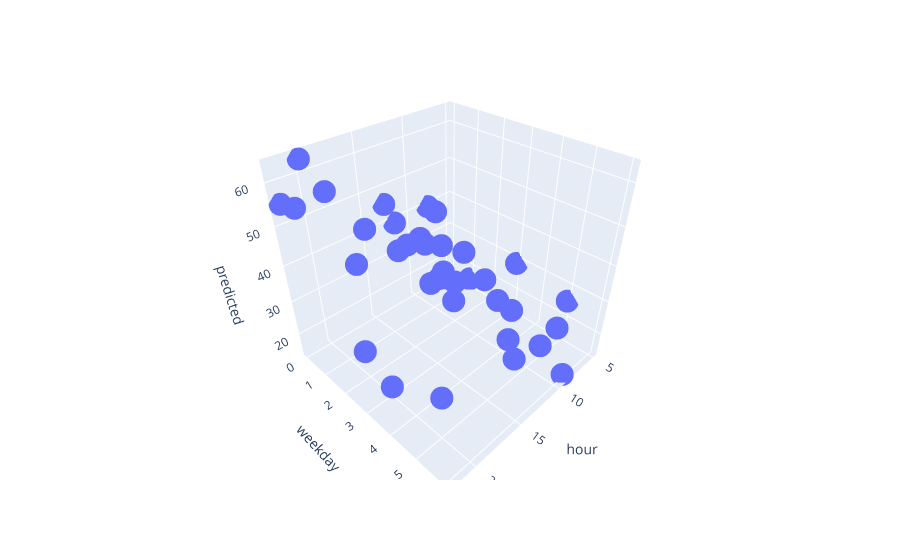

The code cell stored with this chart in its notebook:
### Markdown cell above
Using regressor.score, which is bigger is better, 1.0 best. If it predicted the mean every time it would get a 0.0, so we're 0.3 better than an average.

### Code cell
px.scatter_3d(test, x='hour', y='weekday', z='predicted')

### Figure 1 — Plotly figure (JSON) as saved in the notebook; plotly's stock layout.template omitted (floating-point values rounded to 4 significant figures)
{"data": [{"hovertemplate": "hour=%{x}<br>weekday=%{y}<br>predicted=%{z}<extra></extra>", "legendgroup": "", "marker": {"color": "#636efa", "symbol": "circle"}, "mode": "markers", "name": "", "scene": "scene", "showlegend": false, "type": "scatter3d", "x": [7, 12, 13, 21, 5, 9, 11, 13, 14, 20, 6, 9, 12, 13, 14, 19, 20, 5, 13, 14, 22, 9, 11, 16, 17, 22, 5, 6, 13, 20, 9, 13, 16, 8, 20, 21, 22], "y": [0, 0, 0, 0, 1, 1, 1, 1, 1, 1, 2, 2, 2, 2, 2, 2, 2, 3, 3, 3, 3, 4, 4, 4, 4, 4, 5, 5, 5, 5, 6, 6, 6, 0, 0, 0, 0], "z": [37, 39.33, 45.67, 53.33, 15.67, 32.33, 35.33, 37.67, 37.33, 59, 21, 34, 30.33, 30.33, 44.33, 52.67, 45.67, 29, 35, 37.67, 31, 24.67, 31, 39, 47.67, 27, 25.67, 18.67, 28, 25.67, 14.67, 31.67, 34, 39.67, 63.33, 53.33, 55.33]}], "layout": {"legend": {"tracegroupgap": 0}, "margin": {"t": 60}, "scene": {"domain": {"x": [0, 1], "y": [0, 1]}, "xaxis": {"title": {"text": "hour"}}, "yaxis": {"title": {"text": "weekday"}}, "zaxis": {"title": {"text": "predicted"}}}}}
